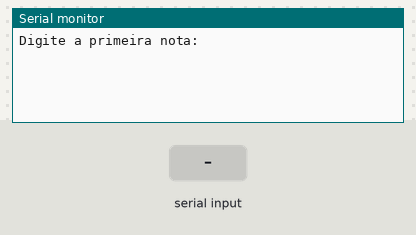
Bench run of a sketch on a simulated Arduino Uno, built with avr-gcc and run on an emulated ATmega328P. Shown: the last lines printed to the serial monitor. Inputs (shaded band) come from the test bench.

Above: at 1.2 s.
1.3 s: "90,45,200\n" received over Serial
At 1.8 s:
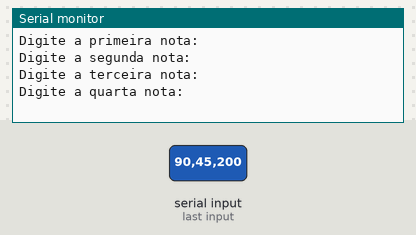
2.8 s: "30,150,10\n" received over Serial
At 3.7 s:
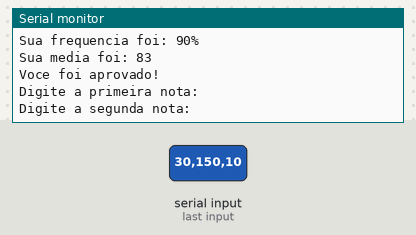
4.3 s: "1,90,45\n" received over Serial
At 5.2 s:
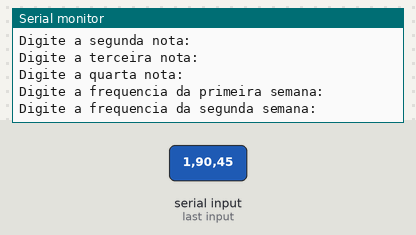

Measured:
- after the input at 1.3 s, the serial monitor: prints a new line at once (image 1)
- after the input at 2.8 s, the serial monitor: prints a new line at once (image 2)

The sketch:

calculo_da_m_dia_e_frequ_ncia_do_aluno1.ino
```cpp
/*

Calcule a média entre duas notas.
Verifique se o aluno foi aprovado:
Aprovado se média é MAIOR OU IGUAL A 6 e SE A frequência É MAIOR OU IGUAL 75%.
Caso contrário, exiba se foi reprovado por nota, por frequência ou por ambos.
Se a média for exatamente 10, exiba: "Parabéns! Nota máxima!

*/
//Variáveis
int n1, n2, n3, n4, media, semana1, semana2, frequencia;

void setup()
{
  Serial.begin(9600);
}


void loop()
{
  Serial.println ("Digite a primeira nota: ");//pergunta
  while(! Serial.available() );//espera o usuario digitar/dar um <Enter>
  n1 = Serial.parseInt();//resposta do usario

  Serial.println ("Digite a segunda nota: ");//pergunta
  while(! Serial.available() );//espera o usuario digitar/dar um <Enter>
  n2 = Serial.parseInt();//resposta do usario

  Serial.println ("Digite a terceira nota: ");//pergunta
  while(! Serial.available() );//espera o usuario digitar/dar um <Enter>
  n3 = Serial.parseInt();//resposta do usario

  Serial.println ("Digite a quarta nota: ");//pergunta
  while(! Serial.available() );//espera o usuario digitar/dar um <Enter>
  n4 = Serial.parseInt();//resposta do usario

  Serial.println ("Digite a frequencia da primeira semana: ");//pergunta
  while(! Serial.available() );//espera o usuario digitar/dar um <Enter>
  semana1 = Serial.parseInt();//resposta do usario

  Serial.println ("Digite a frequencia da segunda semana: ");//pergunta
  while(! Serial.available() );//espera o usuario digitar/dar um <Enter>
  semana2 = Serial.parseInt();//resposta do usario

  media = (n1 + n2 + n3 + n4) / 4;
  frequencia = (semana1 + semana2) / 2;
  Serial.println();

  if (media == 10 && frequencia == 100){
    Serial.print("Sua frequencia foi: " + String(frequencia) );
    Serial.println("%");
    Serial.println("Sua media foi: " + String(media) );
    Serial.println("Voce foi aprovado!");
    Serial.println("Parabens!! nota e frequencia MAXIMA!!!");
  } else if (media >= 6 && frequencia >= 75){
    Serial.print("Sua frequencia foi: " + String(frequencia) );
    Serial.println("%");
    Serial.println("Sua media foi: " + String(media) );
    Serial.println("Voce foi aprovado!");
  } else if (media < 6 && frequencia >= 75){
    Serial.print("Sua frequencia foi: " + String(frequencia) );
    Serial.println("%");
    Serial.println("Sua media foi: " + String(media) );
    Serial.println("Voce foi reprovado por sua nota baixa!");
  } else if (media >= 6 && frequencia < 75){
    Serial.print("Sua frequencia foi: " + String(frequencia) );
    Serial.println("%");
    Serial.println("Sua media foi: " + String(media) );
    Serial.println("Voce foi reprovado por sua frequencia baixa!");
  } else if (media < 6 && frequencia < 75){
    Serial.print("Sua frequencia foi: " + String(frequencia) );
    Serial.println("%");
    Serial.println("Sua media foi: " + String(media) );
    Serial.println("Voce foi reprovado por sua nota e frequencia baixa!");
  }
  Serial.println();
}
```
